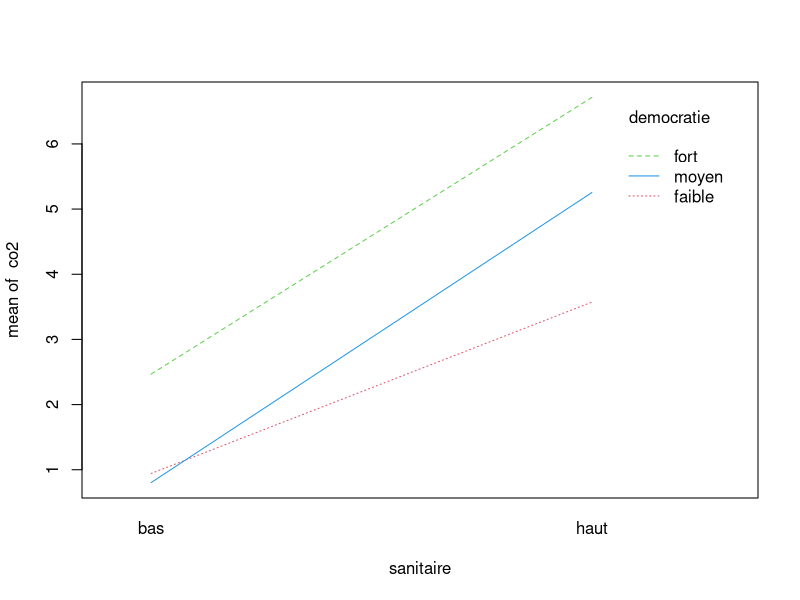
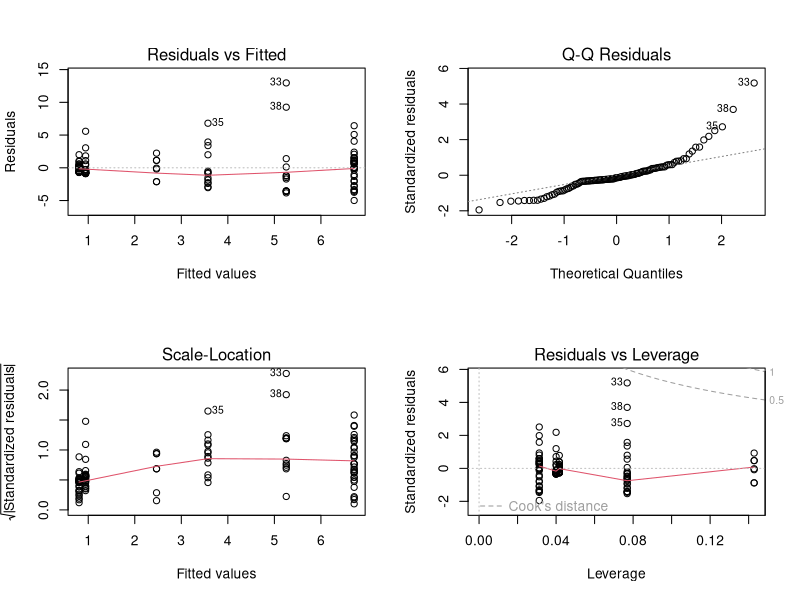
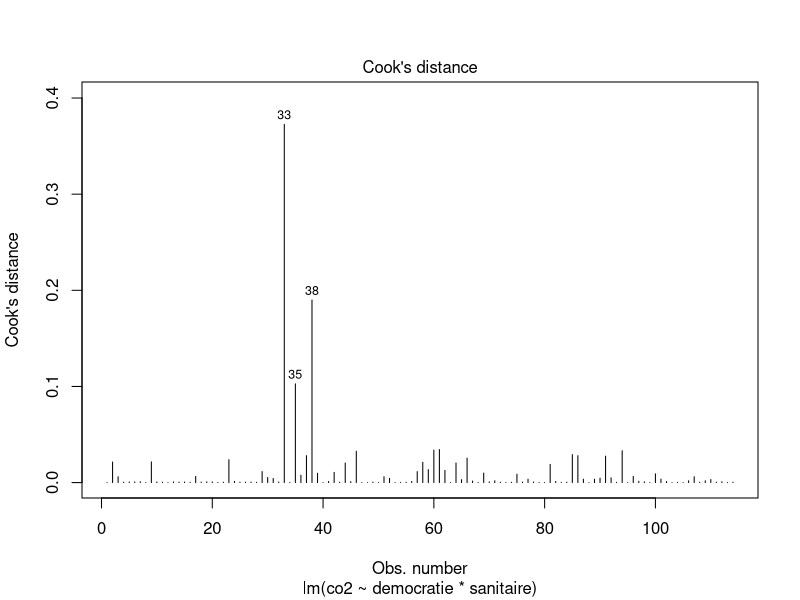
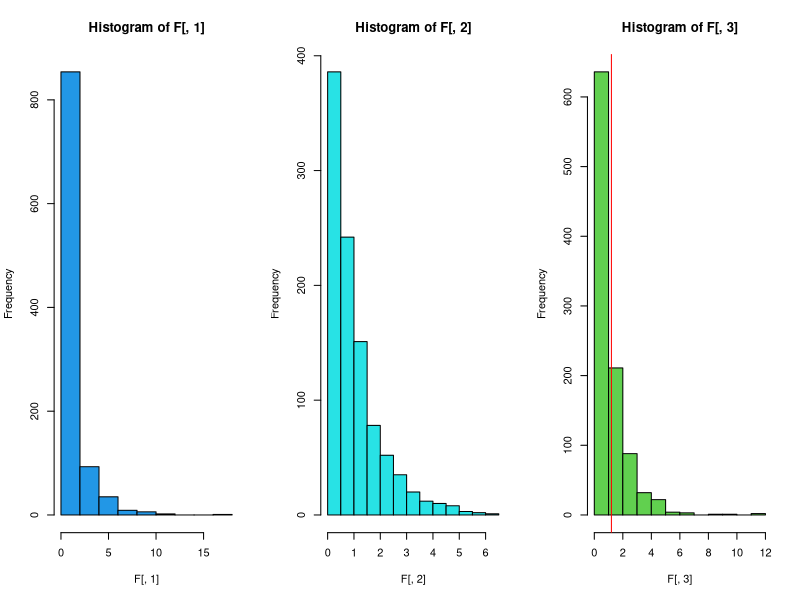
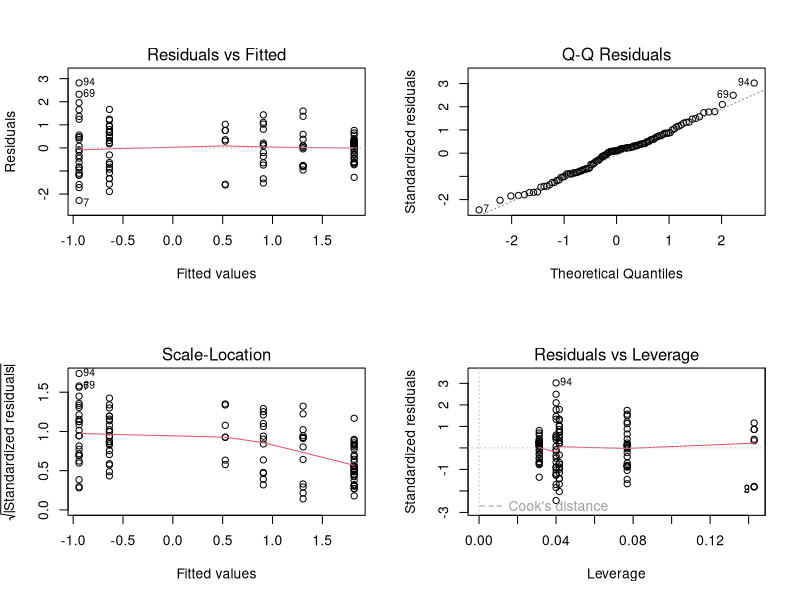
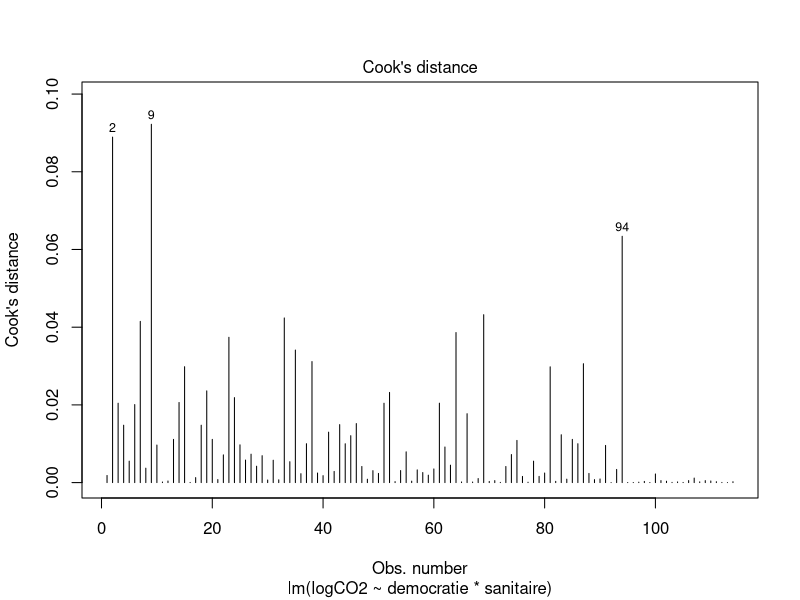
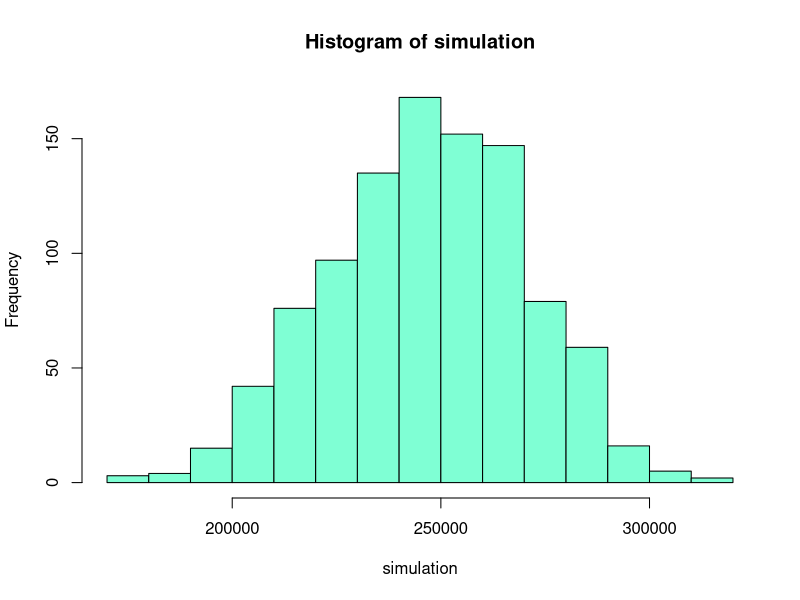

R code for these plots, in order:
## ---- chunk 1
knitr::opts_chunk$set(echo = TRUE)
## ---- chunk 2
rm(list=ls())
## ---- chunk 3
goodlife <- read.csv("./good_life.txt", sep = "\t", header = TRUE, dec = ",")
continent <- goodlife$continent
region <- goodlife$region_monde
pays <- goodlife$pays
co2 <- goodlife$CO2
eau <- goodlife$eau
sanitaire <- as.factor(goodlife$sanitaire)
democratie <- as.factor(goodlife$democratie)
## ---- chunk 4
num_sanitaire <- as.numeric(sanitaire)
num_democratie <- as.numeric(democratie)
tab <- table(num_sanitaire,num_democratie)
chisq.test(tab)
## ---- chunk 5
chisq.test(tab)$expected
## ---- chunk 6
fisher.test(tab)
## ---- chunk 7
xtabs(~ sanitaire + democratie)
## ---- chunk 8
interaction.plot(sanitaire, democratie, co2, col = 2:4)
## ---- chunk 9
lm1 <- lm(co2 ~ democratie * sanitaire )
anova(lm1)
## ---- chunk 10
lm1b <- lm(co2~ democratie + sanitaire)
summary(lm1b)
## ---- chunk 11
contrasts(democratie) #par défaut
contrasts(democratie) <- contr.treatment(3, base = 2)
contrasts(democratie) # democratiefort passe en référence (dans l'intercept)
lm1b <- lm(co2~democratie+sanitaire)
summary(lm1b)
## ---- chunk 12
lm2 <- lm(co2~sanitaire + democratie)
anova(lm2)
## ---- chunk 13
(385.51 + 313.52) == (605.24 + 93.79) # les Mean Sq sont égaux
## ---- chunk 14
lm3 <- aov(co2~democratie+sanitaire+Error(democratie:sanitaire))
summary(lm3)
## ---- chunk 15
1-pf((192.755/8.142), 2, 2) #test de F pour l'effet democratie
1-pf((313.522/8.142), 1, 2) #test de F pour l'effet sanitaire 
## ---- chunk 16
sqrt((192.755 - 6.786)/2) #sigma_democratie
sqrt((313.522 - 6.786)/3) #sigma_sanitaire
sqrt(6.786) #sigma_residuelles
## ---- chunk 17
par(mfrow = c(2, 2))
plot(lm1)
## ---- chunk 18
shapiro.test(residuals(lm1))
## ---- chunk 19
bartlett.test(residuals(lm1), interaction(democratie, sanitaire))
## ---- chunk 20
par(mfrow=c(1,1))
plot(lm1,4)
## ---- chunk 21
F = matrix(0, nc = 4, nr = 1000)
for (i in 1:1000) {
  CO2_sim = sample(x = co2,
                   size = length(co2),
                   replace = FALSE)
  lm_temp = lm(CO2_sim ~ sanitaire * democratie)
  F[i, ] = anova(lm_temp)$"F value"
}
sum(F[, 1] > anova(lm1)$"F value"[1]) / 1000
sum(F[, 2] > anova(lm1)$"F value"[2]) / 1000
sum(F[, 3] > anova(lm1)$"F value"[3]) / 1000
## ---- chunk 22
par(mfrow=c(1,3))
hist(F[,1], col = 4) ; abline(v = anova(lm1)$"F value"[1], col = 'red')
hist(F[, 2], col = 5) ; abline(v = anova(lm1)$"F value"[2], col = 'red')
hist(F[,3], col = 3) ; abline(v = anova(lm1)$"F value"[3], col = 'red')
## ---- chunk 23
logCO2 <- log(co2)
lm4 <- lm(logCO2 ~ democratie*sanitaire)
## ---- chunk 24
par(mfrow = c(2,2))
plot(lm4)
shapiro.test(residuals(lm4)) # on ne rejete pas H0
bartlett.test(residuals(lm4), democratie)
bartlett.test(residuals(lm4), sanitaire) # => on rejete H0
par(mfrow = c(1,1))
plot(lm4, 4)
## ---- chunk 25
anova(lm4)
## ---- chunk 26
Fb = matrix(0, nc = 4, nr = 1000)
for (i in 1:1000) {
  logCO2_sim = sample(x = logCO2,
                   size = length(logCO2),
                   replace = FALSE)
  lm_temp = lm(logCO2_sim ~ sanitaire * democratie)
  Fb[i, ] = anova(lm_temp)$"F value"
}
sum(Fb[, 1] > anova(lm4)$"F value"[1]) / 1000
sum(Fb[, 2] > anova(lm4)$"F value"[2]) / 1000
sum(Fb[, 3] > anova(lm4)$"F value"[3]) / 1000
## ---- chunk 27
library(nortest)

R <- rank(co2)
S <- rank(eau)
D <- sum((R-S)**2)

simulation=vector()
for (i in 1:1000) {
  R_sim=sample(R, length(R),replace=FALSE)
  S_sim=sample(S, length(S), replace = FALSE)
  simulation[i]=sum((R_sim - S_sim)**2)
}

hist(simulation, col = "aquamarine")
cvm.test(simulation)
## ---- chunk 28
cor.test(co2, eau, m = "pearson")
## ---- chunk 29
anova(lm(co2~ eau))
## ---- chunk 30
cor.test(co2, eau,  m="spearman") # attention aux ex-aequos 
cor.test(co2, eau, m="kendall")
## ---- chunk 31
tab2 <- table(continent, region); tab2
## ---- chunk 32
lm5 <- lm(co2 ~ continent + region) # attention l'ordre est important 
anova(lm5)
## ---- chunk 33
lm6 <- aov(co2 ~ continent + Error(region))
summary(lm6)
## ---- chunk 34
library(nlme)
library(lme4)
## ---- chunk 35
chisq.test(tab2)
## ---- chunk 36
lm5 <- lme(fixed=co2~1+continent, random = list(continent=~1, region=~1))
summary(lm5)
coefficients(lm5)
## ---- chunk 37
lm6 <- lmer(co2~continent+(1|continent:region))
summary(lm6)
anova(lm6)
